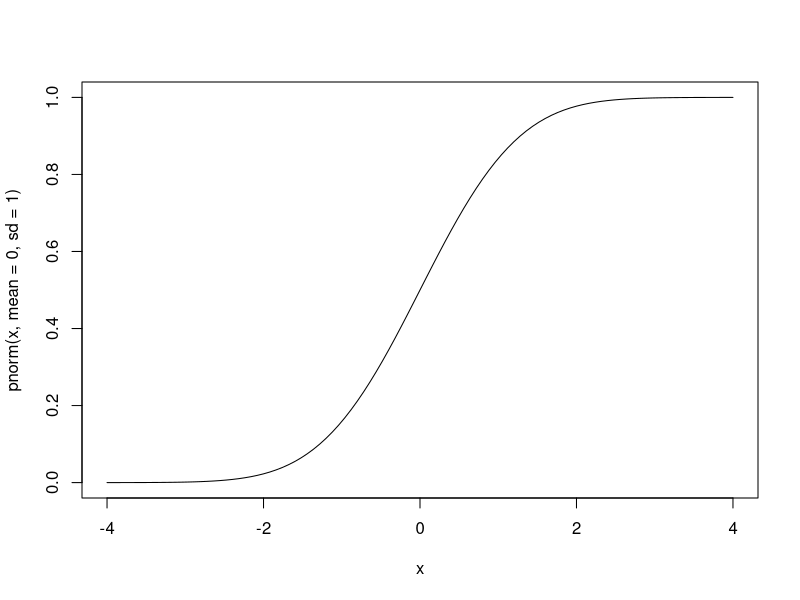
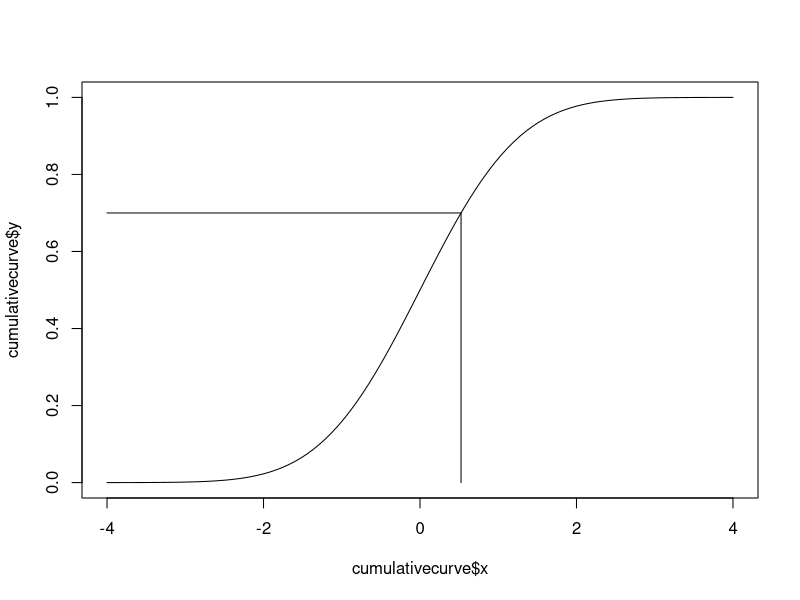
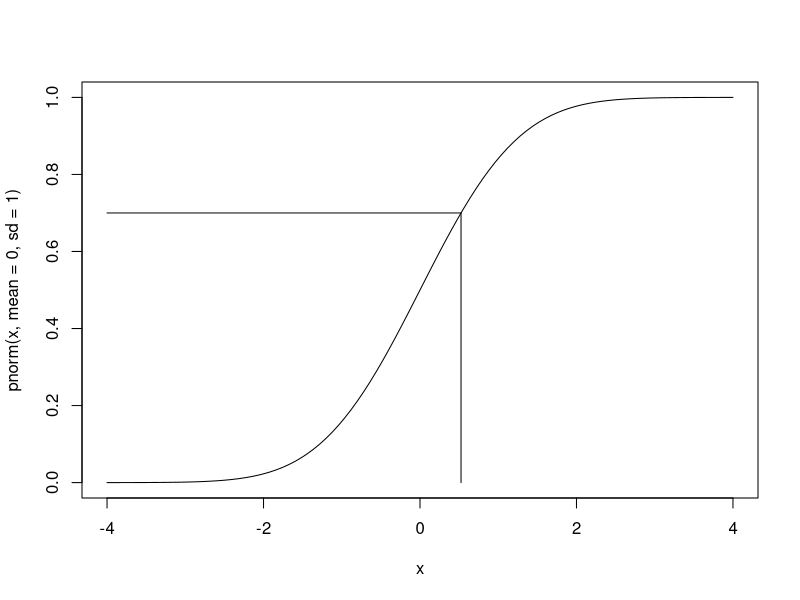
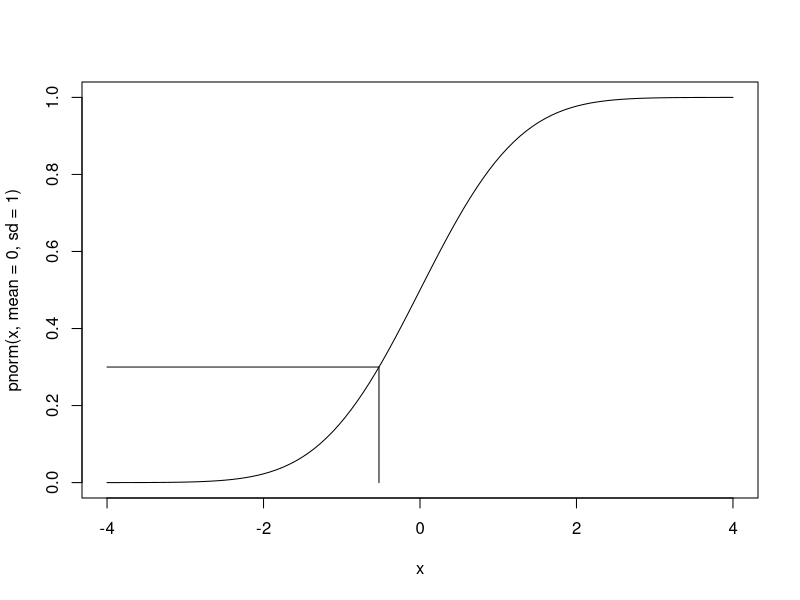
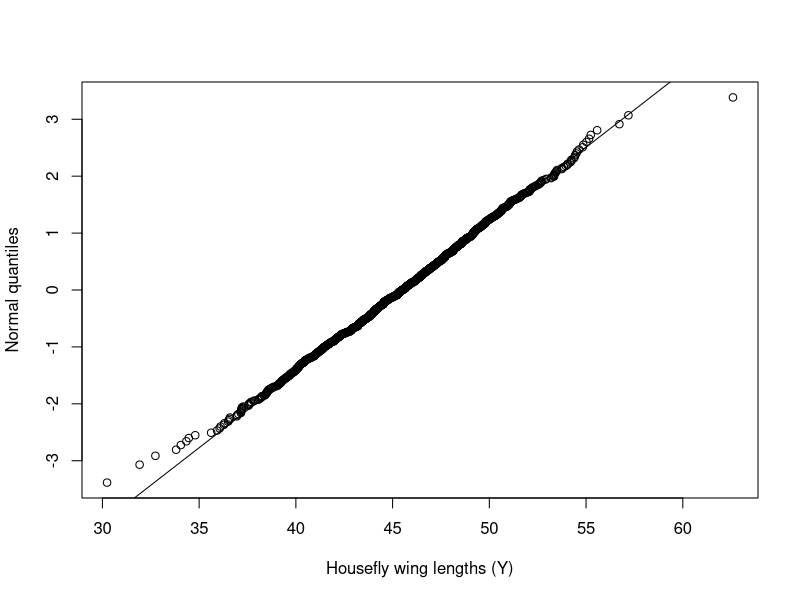
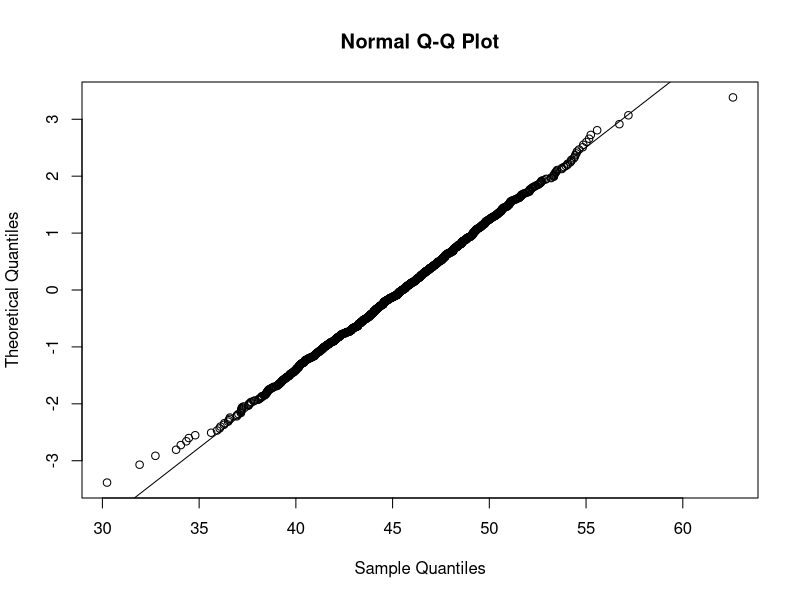
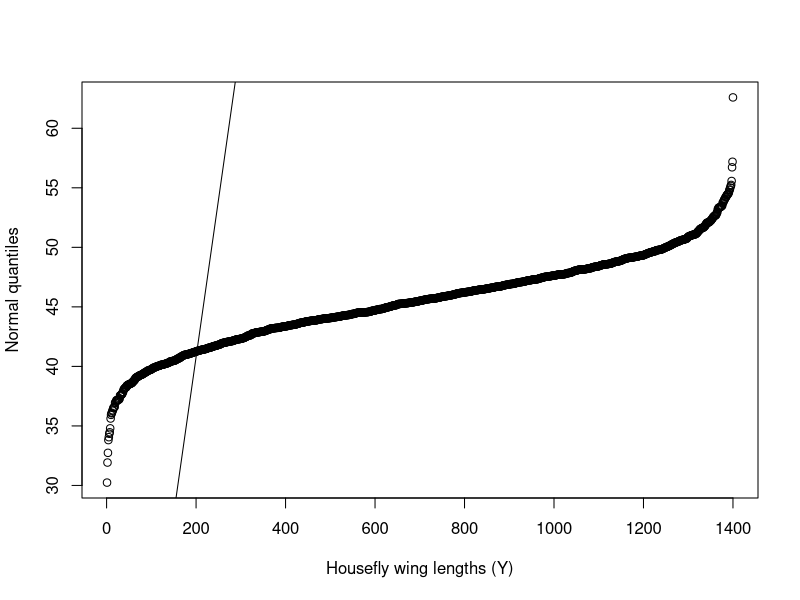

The R script that drew these images, in order: (Note: this script raises an error after producing the figures.)
## ---- chunk 1
knitr::opts_chunk$set(echo = TRUE)
## ---- chunk 2
cumulativecurve <- curve(pnorm(x, mean=0, sd=1),
      -4, 4,
      lty="solid")
## ---- chunk 3
qnorm(0.7)
qnorm(0.3)
qnorm(1)    #As the text says, this is Inf(infinity)
qnorm(0)    #Ditto
qnorm(-0.7) #Remember because you are inputting a vector of probabilities it must be between 0 and 1.
## ---- chunk 4
plot(cumulativecurve,
     type="l")
segments(x0 = qnorm(0.7),
         y0 = 0,
         x1 = qnorm(0.7),
         y1 = 0.7)

segments(x0 = qnorm(0.7),
         y0 = 0.7,
         x1 = -4,
         y1 = 0.7)
## ---- chunk 5
fig6.5.function <- function (cumulativepercent,
                             normaldeviateleft,
                             normaldeviateright){
  curve(pnorm(x, mean=0, sd=1),
        normaldeviateleft,
        normaldeviateright,
        lty="solid")
  
  segments(x0 = qnorm(cumulativepercent),
           y0 = 0,
           x1 = qnorm(cumulativepercent),
           y1 = cumulativepercent)
  
  segments(x0 = qnorm(cumulativepercent),
           y0 = cumulativepercent,
           x1 = normaldeviateleft,
           y1 = cumulativepercent)
}

fig6.5.function(0.7,
                -4,
                4)


fig6.5.function(0.3,
                -4,
                4)

## ---- chunk 6
set.seed(24652498)  #set the random seed so we get the same results each time.
fakehouseflydata <- data.frame(
  "winglength" = rnorm(n = 1400,
                       mean = 45.5,
                       sd = 3.90)
)
## ---- chunk 7
library(dplyr)
## ---- chunk 8
ordered_fakehouseflydata <- fakehouseflydata %>%
  arrange(winglength)
## ---- chunk 9
rank(c(4,3,6,2,2),
     ties.method = "first")

rank(c(4,3,6,2,2),
     ties.method = "last")

rank(c(4,3,6,2,2),
     ties.method = "average")

rank(c(4,3,6,2,2),
     ties.method = "random")

rank(c(4,3,6,2,2),
     ties.method = "min")

rank(c(4,3,6,2,2),
     ties.method = "max")
## ---- chunk 10
ordered_fakehouseflydata$i <- rank(ordered_fakehouseflydata$winglength,
                                       ties.method = "average")
ordered_fakehouseflydata$p <- (ordered_fakehouseflydata$i - 0.5)/length(ordered_fakehouseflydata$winglength)
                                       
## ---- chunk 11
quantile(x = ordered_fakehouseflydata$winglength,
         type = 5)
## ---- chunk 12
ordered_fakehouseflydata$normal_quantile <- qnorm(ordered_fakehouseflydata$p,
                                                  mean = 0, 
                                                  sd = 1)
## ---- chunk 13
plot(y = ordered_fakehouseflydata$normal_quantile,
     x = ordered_fakehouseflydata$winglength,
     xlab = "Housefly wing lengths (Y)",
     ylab = "Normal quantiles")
qqline(y=ordered_fakehouseflydata$winglength,
       datax=TRUE)

qqnorm(y = ordered_fakehouseflydata$winglength,
       datax = TRUE)
qqline(y = ordered_fakehouseflydata$winglength,
       datax = TRUE)



plot(y = ordered_fakehouseflydata$normal_quantilei,
     x = ordered_fakehouseflydata$winglength,
     xlab = "Housefly wing lengths (Y)",
     ylab = "Normal quantiles")
qqline(y=ordered_fakehouseflydata$winglength,
       datax=TRUE)
## ---- chunk 14
order(c(4,3,6,2,2))
order(order(c(4,3,6,2,2)))
## ---- chunk 15
stats:::qqnorm.default
x <- qnorm(ppoints(n))[order(order(y))]
